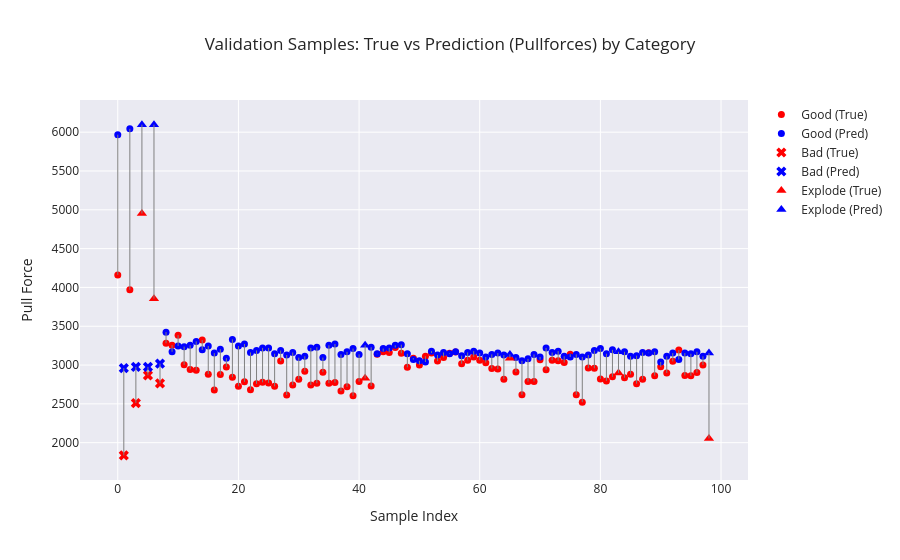

Notebook source saved alongside this figure:
### Code cell
y_dev = dev_df.groupby("Sample ID")['PullTest (N)'].first()
y_dev
# Convert to numpy arrays
true_vals = np.array(y_dev).ravel()
pred_vals = np.array(pullforces).ravel()

# Sample index
sample_idx = np.arange(len(true_vals))

# Extract category per sample (aligned with y_dev)
categories = dev_df.groupby("Sample ID")["Category"].first().values

# Masks
mask_good    = categories == "Good"
mask_bad     = categories == "Bad"
mask_explode = categories == "Explode"

fig = go.Figure()

# --- GOOD (circles) ---
fig.add_trace(go.Scatter(
    x=sample_idx[mask_good],
    y=true_vals[mask_good],
    mode="markers",
    name="Good (True)",
    marker=dict(symbol="circle", color="red", size=7)
))
fig.add_trace(go.Scatter(
    x=sample_idx[mask_good],
    y=pred_vals[mask_good],
    mode="markers",
    name="Good (Pred)",
    marker=dict(symbol="circle", color="blue", size=7)
))

# --- BAD (X) ---
fig.add_trace(go.Scatter(
    x=sample_idx[mask_bad],
    y=true_vals[mask_bad],
    mode="markers",
    name="Bad (True)",
    marker=dict(symbol="x", color="red", size=9)
))
fig.add_trace(go.Scatter(
    x=sample_idx[mask_bad],
    y=pred_vals[mask_bad],
    mode="markers",
    name="Bad (Pred)",
    marker=dict(symbol="x", color="blue", size=9)
))

# --- EXPLODE (triangle-up) ---
fig.add_trace(go.Scatter(
    x=sample_idx[mask_explode],
    y=true_vals[mask_explode],
    mode="markers",
    name="Explode (True)",
    marker=dict(symbol="triangle-up", color="red", size=9)
))
fig.add_trace(go.Scatter(
    x=sample_idx[mask_explode],
    y=pred_vals[mask_explode],
    mode="markers",
    name="Explode (Pred)",
    marker=dict(symbol="triangle-up", color="blue", size=9)
))

# Connecting lines
for i in range(len(sample_idx)):
    fig.add_trace(go.Scatter(
        x=[sample_idx[i], sample_idx[i]],
        y=[true_vals[i], pred_vals[i]],
        mode="lines",
        line=dict(color="gray", width=1),
        showlegend=False
    ))

fig.update_layout(
    title="Validation Samples: True vs Prediction (Pullforces) by Category",
    xaxis_title="Sample Index",
    yaxis_title="Pull Force",
    template="seaborn"
)

fig.write_html("Graphs/TabPFN_Evaltrue.html")
fig.show()

### Figure 1 — Plotly figure (JSON) as saved in the notebook; plotly's stock layout.template omitted (floating-point values rounded to 4 significant figures)
{"data": [{"marker": {"color": "red", "size": 7, "symbol": "circle"}, "mode": "markers", "name": "Good (True)", "type": "scatter", "x": [0, 2, 8, 9, 10, 11, 12, 13, 14, 15, 16, 17, 18, 19, 20, 21, 22, 23, 24, 25, 26, 27, 28, 29, 30, 31, 32, 33, 34, 35, 36, 37, 38, 39, 40, 42, 43, 44, 45, 46, 47, 48, 49, 50, 51, 52, 53, 54, 55, 56, 57, 58, 59, 60, 61, 62, 63, 64, 66, 67, 68, 69, 70, 71, 72, 73, 74, 75, 76, 77, 78, 79, 80, 81, 82, 84, 85, 86, 87, 88, 89, 90, 91, 92, 93, 94, 95, 96, 97], "y": [4161.0, 3970.0, 3281.0, 3256.0, 3385.0, 3002.0, 2944.0, 2932.0, 3321.0, 2882.0, 2679.0, 2877.0, 2976.0, 2843.0, 2727.0, 2784.0, 2683.0, 2758.0, 2778.0, 2770.0, 2726.0, 3052.0, 2614.0, 2744.0, 2816.0, 2919.0, 2744.0, 2765.0, 2909.0, 2766.0, 2775.0, 2665.0, 2720.0, 2604.0, 2787.0, 2730.0, 3141.0, 3173.0, 3163.0, 3227.0, 3152.0, 2970.0, 3089.0, 3002.0, 3113.0, 3156.0, 3051.0, 3099.0, 3153.0, 3169.0, 3017.0, 3061.0, 3105.0, 3062.0, 3031.0, 2956.0, 2948.0, 2818.0, 2910.0, 2617.0, 2787.0, 2788.0, 3070.0, 2940.0, 3061.0, 3054.0, 3033.0, 3139.0, 2617.0, 2522.0, 2961.0, 2958.0, 2821.0, 2796.0, 2849.0, 2837.0, 2880.0, 2760.0, 2818.0, 3159.0, 2864.0, 2977.0, 2898.0, 3048.0, 3193.0, 2866.0, 2861.0, 2903.0, 3001.0]}, {"marker": {"color": "blue", "size": 7, "symbol": "circle"}, "mode": "markers", "name": "Good (Pred)", "type": "scatter", "x": [0, 2, 8, 9, 10, 11, 12, 13, 14, 15, 16, 17, 18, 19, 20, 21, 22, 23, 24, 25, 26, 27, 28, 29, 30, 31, 32, 33, 34, 35, 36, 37, 38, 39, 40, 42, 43, 44, 45, 46, 47, 48, 49, 50, 51, 52, 53, 54, 55, 56, 57, 58, 59, 60, 61, 62, 63, 64, 66, 67, 68, 69, 70, 71, 72, 73, 74, 75, 76, 77, 78, 79, 80, 81, 82, 84, 85, 86, 87, 88, 89, 90, 91, 92, 93, 94, 95, 96, 97], "y": [5967.0, 6043.0, 3424.0, 3170.0, 3246.0, 3237.0, 3254.0, 3305.0, 3196.0, 3246.0, 3154.0, 3204.0, 3088.0, 3330.0, 3246.0, 3271.0, 3162.0, 3187.0, 3220.0, 3220.0, 3146.0, 3187.0, 3129.0, 3162.0, 3096.0, 3112.0, 3220.0, 3229.0, 3096.0, 3254.0, 3271.0, 3137.0, 3170.0, 3212.0, 3137.0, 3229.0, 3146.0, 3212.0, 3220.0, 3254.0, 3262.0, 3146.0, 3071.0, 3055.0, 3039.0, 3179.0, 3129.0, 3162.0, 3146.0, 3170.0, 3121.0, 3162.0, 3179.0, 3154.0, 3104.0, 3137.0, 3154.0, 3129.0, 3096.0, 3055.0, 3080.0, 3137.0, 3104.0, 3220.0, 3162.0, 3179.0, 3112.0, 3104.0, 3137.0, 3104.0, 3129.0, 3187.0, 3212.0, 3146.0, 3196.0, 3170.0, 3112.0, 3121.0, 3162.0, 3154.0, 3170.0, 3039.0, 3112.0, 3154.0, 3071.0, 3154.0, 3146.0, 3170.0, 3112.0]}, {"marker": {"color": "red", "size": 9, "symbol": "x"}, "mode": "markers", "name": "Bad (True)", "type": "scatter", "x": [1, 3, 5, 7], "y": [1836.0, 2510.0, 2867.0, 2764.0]}, {"marker": {"color": "blue", "size": 9, "symbol": "x"}, "mode": "markers", "name": "Bad (Pred)", "type": "scatter", "x": [1, 3, 5, 7], "y": [2960.0, 2976.0, 2976.0, 3018.0]}, {"marker": {"color": "red", "size": 9, "symbol": "triangle-up"}, "mode": "markers", "name": "Explode (True)", "type": "scatter", "x": [4, 6, 41, 65, 83, 98], "y": [4952.0, 3856.0, 2830.0, 3089.0, 2899.0, 2054.0]}, {"marker": {"color": "blue", "size": 9, "symbol": "triangle-up"}, "mode": "markers", "name": "Explode (Pred)", "type": "scatter", "x": [4, 6, 41, 65, 83, 98], "y": [6097.0, 6097.0, 3254.0, 3137.0, 3170.0, 3154.0]}, {"line": {"color": "gray", "width": 1}, "mode": "lines", "showlegend": false, "type": "scatter", "x": [0, 0], "y": [4161.0, 5967]}, {"line": {"color": "gray", "width": 1}, "mode": "lines", "showlegend": false, "type": "scatter", "x": [1, 1], "y": [1836.0, 2960.0]}, {"line": {"color": "gray", "width": 1}, "mode": "lines", "showlegend": false, "type": "scatter", "x": [2, 2], "y": [3970.0, 6043.0]}, {"line": {"color": "gray", "width": 1}, "mode": "lines", "showlegend": false, "type": "scatter", "x": [3, 3], "y": [2510.0, 2976.0]}, {"line": {"color": "gray", "width": 1}, "mode": "lines", "showlegend": false, "type": "scatter", "x": [4, 4], "y": [4952, 6097.0]}, {"line": {"color": "gray", "width": 1}, "mode": "lines", "showlegend": false, "type": "scatter", "x": [5, 5], "y": [2867.0, 2976.0]}, {"line": {"color": "gray", "width": 1}, "mode": "lines", "showlegend": false, "type": "scatter", "x": [6, 6], "y": [3856.0, 6097.0]}, {"line": {"color": "gray", "width": 1}, "mode": "lines", "showlegend": false, "type": "scatter", "x": [7, 7], "y": [2764.0, 3018.0]}, {"line": {"color": "gray", "width": 1}, "mode": "lines", "showlegend": false, "type": "scatter", "x": [8, 8], "y": [3281.0, 3424.0]}, {"line": {"color": "gray", "width": 1}, "mode": "lines", "showlegend": false, "type": "scatter", "x": [9, 9], "y": [3256.0, 3170.0]}, {"line": {"color": "gray", "width": 1}, "mode": "lines", "showlegend": false, "type": "scatter", "x": [10, 10], "y": [3385.0, 3246.0]}, {"line": {"color": "gray", "width": 1}, "mode": "lines", "showlegend": false, "type": "scatter", "x": [11, 11], "y": [3002.0, 3237.0]}, {"line": {"color": "gray", "width": 1}, "mode": "lines", "showlegend": false, "type": "scatter", "x": [12, 12], "y": [2944.0, 3254.0]}, {"line": {"color": "gray", "width": 1}, "mode": "lines", "showlegend": false, "type": "scatter", "x": [13, 13], "y": [2932.0, 3305.0]}, {"line": {"color": "gray", "width": 1}, "mode": "lines", "showlegend": false, "type": "scatter", "x": [14, 14], "y": [3321.0, 3196.0]}, {"line": {"color": "gray", "width": 1}, "mode": "lines", "showlegend": false, "type": "scatter", "x": [15, 15], "y": [2882.0, 3246.0]}, {"line": {"color": "gray", "width": 1}, "mode": "lines", "showlegend": false, "type": "scatter", "x": [16, 16], "y": [2679.0, 3154.0]}, {"line": {"color": "gray", "width": 1}, "mode": "lines", "showlegend": false, "type": "scatter", "x": [17, 17], "y": [2877.0, 3204.0]}, {"line": {"color": "gray", "width": 1}, "mode": "lines", "showlegend": false, "type": "scatter", "x": [18, 18], "y": [2976.0, 3088.0]}, {"line": {"color": "gray", "width": 1}, "mode": "lines", "showlegend": false, "type": "scatter", "x": [19, 19], "y": [2843.0, 3330.0]}, {"line": {"color": "gray", "width": 1}, "mode": "lines", "showlegend": false, "type": "scatter", "x": [20, 20], "y": [2727.0, 3246.0]}, {"line": {"color": "gray", "width": 1}, "mode": "lines", "showlegend": false, "type": "scatter", "x": [21, 21], "y": [2784.0, 3271.0]}, {"line": {"color": "gray", "width": 1}, "mode": "lines", "showlegend": false, "type": "scatter", "x": [22, 22], "y": [2683.0, 3162.0]}, {"line": {"color": "gray", "width": 1}, "mode": "lines", "showlegend": false, "type": "scatter", "x": [23, 23], "y": [2758.0, 3187.0]}, {"line": {"color": "gray", "width": 1}, "mode": "lines", "showlegend": false, "type": "scatter", "x": [24, 24], "y": [2778.0, 3220.0]}, {"line": {"color": "gray", "width": 1}, "mode": "lines", "showlegend": false, "type": "scatter", "x": [25, 25], "y": [2770, 3220.0]}, {"line": {"color": "gray", "width": 1}, "mode": "lines", "showlegend": false, "type": "scatter", "x": [26, 26], "y": [2726.0, 3146.0]}, {"line": {"color": "gray", "width": 1}, "mode": "lines", "showlegend": false, "type": "scatter", "x": [27, 27], "y": [3052.0, 3187.0]}, {"line": {"color": "gray", "width": 1}, "mode": "lines", "showlegend": false, "type": "scatter", "x": [28, 28], "y": [2614.0, 3129]}, {"line": {"color": "gray", "width": 1}, "mode": "lines", "showlegend": false, "type": "scatter", "x": [29, 29], "y": [2744.0, 3162.0]}, {"line": {"color": "gray", "width": 1}, "mode": "lines", "showlegend": false, "type": "scatter", "x": [30, 30], "y": [2816.0, 3096]}, {"line": {"color": "gray", "width": 1}, "mode": "lines", "showlegend": false, "type": "scatter", "x": [31, 31], "y": [2919.0, 3112.0]}, {"line": {"color": "gray", "width": 1}, "mode": "lines", "showlegend": false, "type": "scatter", "x": [32, 32], "y": [2744.0, 3220.0]}, {"line": {"color": "gray", "width": 1}, "mode": "lines", "showlegend": false, "type": "scatter", "x": [33, 33], "y": [2765, 3229.0]}, {"line": {"color": "gray", "width": 1}, "mode": "lines", "showlegend": false, "type": "scatter", "x": [34, 34], "y": [2909.0, 3096]}, {"line": {"color": "gray", "width": 1}, "mode": "lines", "showlegend": false, "type": "scatter", "x": [35, 35], "y": [2766.0, 3254.0]}, {"line": {"color": "gray", "width": 1}, "mode": "lines", "showlegend": false, "type": "scatter", "x": [36, 36], "y": [2775.0, 3271.0]}, {"line": {"color": "gray", "width": 1}, "mode": "lines", "showlegend": false, "type": "scatter", "x": [37, 37], "y": [2665.0, 3137.0]}, {"line": {"color": "gray", "width": 1}, "mode": "lines", "showlegend": false, "type": "scatter", "x": [38, 38], "y": [2720.0, 3170.0]}, {"line": {"color": "gray", "width": 1}, "mode": "lines", "showlegend": false, "type": "scatter", "x": [39, 39], "y": [2604.0, 3212.0]}, {"line": {"color": "gray", "width": 1}, "mode": "lines", "showlegend": false, "type": "scatter", "x": [40, 40], "y": [2787.0, 3137.0]}, {"line": {"color": "gray", "width": 1}, "mode": "lines", "showlegend": false, "type": "scatter", "x": [41, 41], "y": [2830.0, 3254.0]}, {"line": {"color": "gray", "width": 1}, "mode": "lines", "showlegend": false, "type": "scatter", "x": [42, 42], "y": [2730.0, 3229.0]}, {"line": {"color": "gray", "width": 1}, "mode": "lines", "showlegend": false, "type": "scatter", "x": [43, 43], "y": [3141.0, 3146.0]}, {"line": {"color": "gray", "width": 1}, "mode": "lines", "showlegend": false, "type": "scatter", "x": [44, 44], "y": [3173.0, 3212.0]}, {"line": {"color": "gray", "width": 1}, "mode": "lines", "showlegend": false, "type": "scatter", "x": [45, 45], "y": [3163.0, 3220.0]}, {"line": {"color": "gray", "width": 1}, "mode": "lines", "showlegend": false, "type": "scatter", "x": [46, 46], "y": [3227.0, 3254.0]}, {"line": {"color": "gray", "width": 1}, "mode": "lines", "showlegend": false, "type": "scatter", "x": [47, 47], "y": [3152, 3262.0]}, {"line": {"color": "gray", "width": 1}, "mode": "lines", "showlegend": false, "type": "scatter", "x": [48, 48], "y": [2970.0, 3146.0]}, {"line": {"color": "gray", "width": 1}, "mode": "lines", "showlegend": false, "type": "scatter", "x": [49, 49], "y": [3089.0, 3071.0]}, {"line": {"color": "gray", "width": 1}, "mode": "lines", "showlegend": false, "type": "scatter", "x": [50, 50], "y": [3002.0, 3055]}, {"line": {"color": "gray", "width": 1}, "mode": "lines", "showlegend": false, "type": "scatter", "x": [51, 51], "y": [3113.0, 3039.0]}, {"line": {"color": "gray", "width": 1}, "mode": "lines", "showlegend": false, "type": "scatter", "x": [52, 52], "y": [3156.0, 3179.0]}, {"line": {"color": "gray", "width": 1}, "mode": "lines", "showlegend": false, "type": "scatter", "x": [53, 53], "y": [3051.0, 3129]}, {"line": {"color": "gray", "width": 1}, "mode": "lines", "showlegend": false, "type": "scatter", "x": [54, 54], "y": [3099.0, 3162.0]}, {"line": {"color": "gray", "width": 1}, "mode": "lines", "showlegend": false, "type": "scatter", "x": [55, 55], "y": [3153.0, 3146.0]}, {"line": {"color": "gray", "width": 1}, "mode": "lines", "showlegend": false, "type": "scatter", "x": [56, 56], "y": [3169.0, 3170.0]}, {"line": {"color": "gray", "width": 1}, "mode": "lines", "showlegend": false, "type": "scatter", "x": [57, 57], "y": [3017.0, 3121.0]}, {"line": {"color": "gray", "width": 1}, "mode": "lines", "showlegend": false, "type": "scatter", "x": [58, 58], "y": [3061.0, 3162.0]}, {"line": {"color": "gray", "width": 1}, "mode": "lines", "showlegend": false, "type": "scatter", "x": [59, 59], "y": [3105.0, 3179.0]}, {"line": {"color": "gray", "width": 1}, "mode": "lines", "showlegend": false, "type": "scatter", "x": [60, 60], "y": [3062.0, 3154.0]}, {"line": {"color": "gray", "width": 1}, "mode": "lines", "showlegend": false, "type": "scatter", "x": [61, 61], "y": [3031.0, 3104.0]}, {"line": {"color": "gray", "width": 1}, "mode": "lines", "showlegend": false, "type": "scatter", "x": [62, 62], "y": [2956.0, 3137.0]}, {"line": {"color": "gray", "width": 1}, "mode": "lines", "showlegend": false, "type": "scatter", "x": [63, 63], "y": [2948, 3154.0]}, {"line": {"color": "gray", "width": 1}, "mode": "lines", "showlegend": false, "type": "scatter", "x": [64, 64], "y": [2818.0, 3129]}, {"line": {"color": "gray", "width": 1}, "mode": "lines", "showlegend": false, "type": "scatter", "x": [65, 65], "y": [3089.0, 3137.0]}, {"line": {"color": "gray", "width": 1}, "mode": "lines", "showlegend": false, "type": "scatter", "x": [66, 66], "y": [2910.0, 3096]}, {"line": {"color": "gray", "width": 1}, "mode": "lines", "showlegend": false, "type": "scatter", "x": [67, 67], "y": [2617.0, 3055]}, {"line": {"color": "gray", "width": 1}, "mode": "lines", "showlegend": false, "type": "scatter", "x": [68, 68], "y": [2787.0, 3080.0]}, {"line": {"color": "gray", "width": 1}, "mode": "lines", "showlegend": false, "type": "scatter", "x": [69, 69], "y": [2788.0, 3137.0]}, {"line": {"color": "gray", "width": 1}, "mode": "lines", "showlegend": false, "type": "scatter", "x": [70, 70], "y": [3070.0, 3104.0]}, {"line": {"color": "gray", "width": 1}, "mode": "lines", "showlegend": false, "type": "scatter", "x": [71, 71], "y": [2940.0, 3220.0]}, {"line": {"color": "gray", "width": 1}, "mode": "lines", "showlegend": false, "type": "scatter", "x": [72, 72], "y": [3061.0, 3162.0]}, {"line": {"color": "gray", "width": 1}, "mode": "lines", "showlegend": false, "type": "scatter", "x": [73, 73], "y": [3054.0, 3179.0]}, {"line": {"color": "gray", "width": 1}, "mode": "lines", "showlegend": false, "type": "scatter", "x": [74, 74], "y": [3033, 3112.0]}, {"line": {"color": "gray", "width": 1}, "mode": "lines", "showlegend": false, "type": "scatter", "x": [75, 75], "y": [3139.0, 3104.0]}, {"line": {"color": "gray", "width": 1}, "mode": "lines", "showlegend": false, "type": "scatter", "x": [76, 76], "y": [2617.0, 3137.0]}, {"line": {"color": "gray", "width": 1}, "mode": "lines", "showlegend": false, "type": "scatter", "x": [77, 77], "y": [2522.0, 3104.0]}, {"line": {"color": "gray", "width": 1}, "mode": "lines", "showlegend": false, "type": "scatter", "x": [78, 78], "y": [2961.0, 3129]}, {"line": {"color": "gray", "width": 1}, "mode": "lines", "showlegend": false, "type": "scatter", "x": [79, 79], "y": [2958.0, 3187.0]}, {"line": {"color": "gray", "width": 1}, "mode": "lines", "showlegend": false, "type": "scatter", "x": [80, 80], "y": [2821.0, 3212.0]}, {"line": {"color": "gray", "width": 1}, "mode": "lines", "showlegend": false, "type": "scatter", "x": [81, 81], "y": [2796.0, 3146.0]}, {"line": {"color": "gray", "width": 1}, "mode": "lines", "showlegend": false, "type": "scatter", "x": [82, 82], "y": [2849.0, 3196.0]}, {"line": {"color": "gray", "width": 1}, "mode": "lines", "showlegend": false, "type": "scatter", "x": [83, 83], "y": [2899, 3170.0]}, {"line": {"color": "gray", "width": 1}, "mode": "lines", "showlegend": false, "type": "scatter", "x": [84, 84], "y": [2837.0, 3170.0]}, {"line": {"color": "gray", "width": 1}, "mode": "lines", "showlegend": false, "type": "scatter", "x": [85, 85], "y": [2880.0, 3112.0]}, {"line": {"color": "gray", "width": 1}, "mode": "lines", "showlegend": false, "type": "scatter", "x": [86, 86], "y": [2760.0, 3121.0]}, {"line": {"color": "gray", "width": 1}, "mode": "lines", "showlegend": false, "type": "scatter", "x": [87, 87], "y": [2818.0, 3162.0]}, {"line": {"color": "gray", "width": 1}, "mode": "lines", "showlegend": false, "type": "scatter", "x": [88, 88], "y": [3159.0, 3154.0]}, {"line": {"color": "gray", "width": 1}, "mode": "lines", "showlegend": false, "type": "scatter", "x": [89, 89], "y": [2864.0, 3170.0]}, {"line": {"color": "gray", "width": 1}, "mode": "lines", "showlegend": false, "type": "scatter", "x": [90, 90], "y": [2977.0, 3039.0]}, {"line": {"color": "gray", "width": 1}, "mode": "lines", "showlegend": false, "type": "scatter", "x": [91, 91], "y": [2898.0, 3112.0]}, {"line": {"color": "gray", "width": 1}, "mode": "lines", "showlegend": false, "type": "scatter", "x": [92, 92], "y": [3048.0, 3154.0]}, {"line": {"color": "gray", "width": 1}, "mode": "lines", "showlegend": false, "type": "scatter", "x": [93, 93], "y": [3193.0, 3071.0]}, {"line": {"color": "gray", "width": 1}, "mode": "lines", "showlegend": false, "type": "scatter", "x": [94, 94], "y": [2866.0, 3154.0]}, {"line": {"color": "gray", "width": 1}, "mode": "lines", "showlegend": false, "type": "scatter", "x": [95, 95], "y": [2861.0, 3146.0]}, {"line": {"color": "gray", "width": 1}, "mode": "lines", "showlegend": false, "type": "scatter", "x": [96, 96], "y": [2903.0, 3170.0]}, {"line": {"color": "gray", "width": 1}, "mode": "lines", "showlegend": false, "type": "scatter", "x": [97, 97], "y": [3001.0, 3112.0]}, {"line": {"color": "gray", "width": 1}, "mode": "lines", "showlegend": false, "type": "scatter", "x": [98, 98], "y": [2054.0, 3154.0]}], "layout": {"title": {"text": "Validation Samples: True vs Prediction (Pullforces) by Category"}, "xaxis": {"title": {"text": "Sample Index"}}, "yaxis": {"title": {"text": "Pull Force"}}}}
